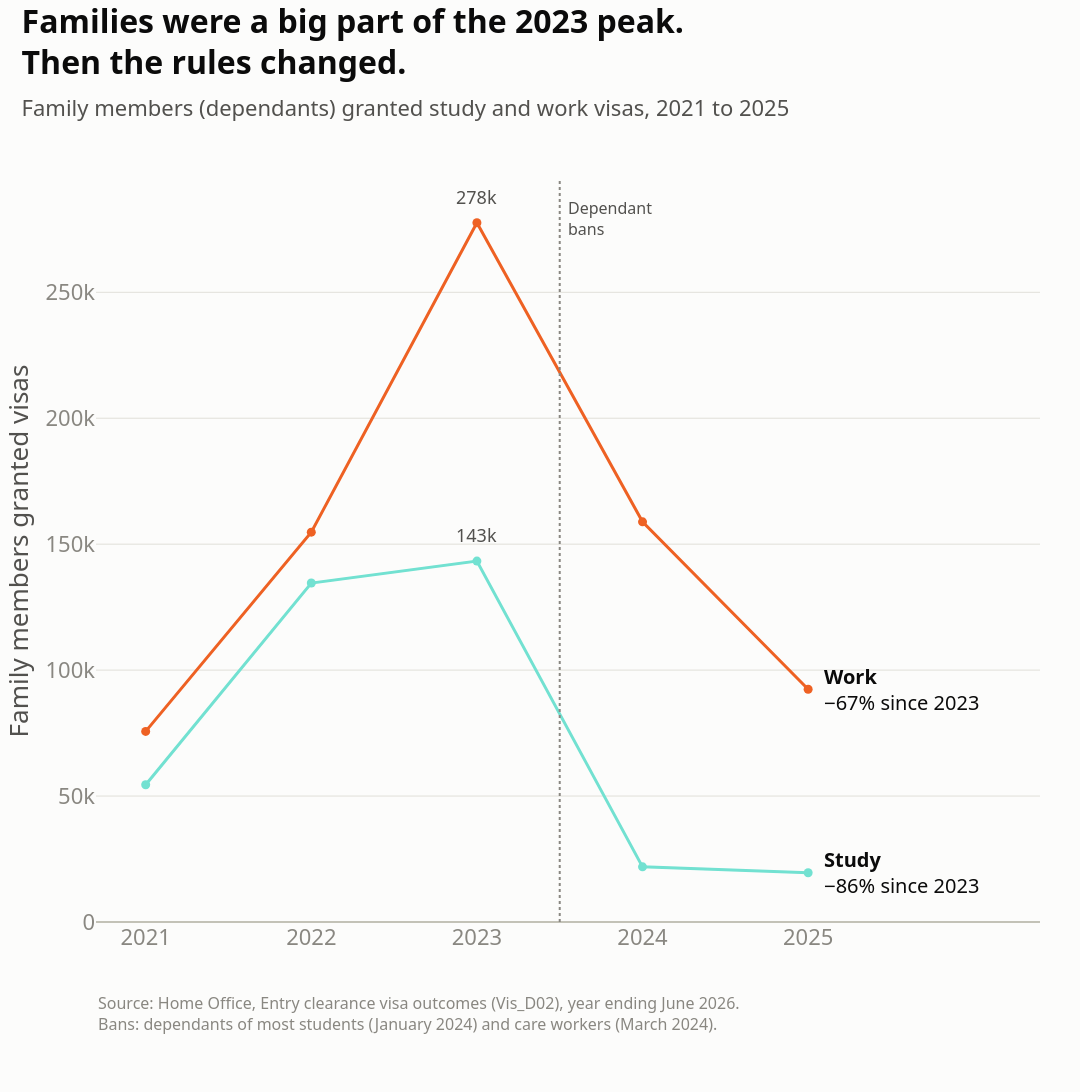

The cell this chart's notebook holds for it:
### Markdown cell above
## 2. Dependants

**Finding (the honest one):** families were a big part of the 2022 and 2023 peak, especially for work visas. After the 2024 bans, study dependants fell about 86% and work dependants about 67%.

Data: Home Office entry clearance visas (Vis_D02), granted visas only, visitors excluded.

### Code cell
vis = pd.read_parquet(vis_path)
vg = vis[(vis["Case outcome"] == "Issued") & (vis["Visa type group"] != "Visitor")]

deps = (vg[vg["Year"].between(2021, 2025) & vg["Visa type group"].isin(["Study", "Work"])
           & vg["Applicant type"].isin(["Main Applicant", "Dependant"])]
        .groupby(["Year", "Visa type group", "Applicant type"])["Decisions"].sum()
        .reset_index())

dep_only = deps[deps["Applicant type"] == "Dependant"].sort_values("Year")

fig = px.line(dep_only, x="Year", y="Decisions", color="Visa type group", markers=True,
              color_discrete_map={"Work": ORANGE, "Study": TURQ})
fig.update_layout(showlegend=False)

for group, d in dep_only.groupby("Visa type group"):
    peak = d.loc[d["Year"] == 2023, "Decisions"].iloc[0]
    last = d["Decisions"].iloc[-1]
    drop = (1 - last / peak) * 100
    # Name and drop at the end of each line
    fig.add_annotation(x=2025, y=last, text=f"<b>{group}</b><br>−{drop:.0f}% since 2023",
                       xanchor="left", xshift=14, showarrow=False, align="left",
                       font=dict(size=20, color=INK))
    # Peak value
    fig.add_annotation(x=2023, y=peak, text=f"{peak/1000:.0f}k", yanchor="bottom", yshift=12,
                       showarrow=False, font=dict(size=18, color=INK2))

fig.add_vline(x=2023.5, line_dash="dot", line_color=MUTED)
fig.add_annotation(x=2023.5, y=0.98, yref="paper", text="Dependant<br>bans", showarrow=False,
                   xanchor="left", yanchor="top", xshift=6, align="left", font=dict(size=16, color=INK2))

fig.update_xaxes(range=[2020.7, 2026.4], tickvals=[2021, 2022, 2023, 2024, 2025], title="")
fig.update_yaxes(rangemode="tozero", title="Family members granted visas")

finish(fig,
       title="Families were a big part of the 2023 peak.<br>Then the rules changed.",
       subtitle="Family members (dependants) granted study and work visas, 2021 to 2025",
       source="Source: Home Office, Entry clearance visa outcomes (Vis_D02), year ending June 2026.<br>"
              "Bans: dependants of most students (January 2024) and care workers (March 2024).",
       name="02_dependants").show()

### Figure 1 — Plotly figure (JSON) as saved in the notebook; plotly's stock layout.template omitted (floating-point values rounded to 4 significant figures)
{"data": [{"hovertemplate": "Visa type group=Study<br>Year=%{x}<br>Decisions=%{y}<extra></extra>", "legendgroup": "Study", "line": {"color": "#72E1D1", "dash": "solid", "width": 3}, "marker": {"size": 9, "symbol": "circle"}, "mode": "lines+markers", "name": "Study", "orientation": "v", "showlegend": true, "type": "scatter", "x": [2021, 2022, 2023, 2024, 2025], "xaxis": "x", "y": [54486, 134571, 143276, 21899, 19553], "yaxis": "y"}, {"hovertemplate": "Visa type group=Work<br>Year=%{x}<br>Decisions=%{y}<extra></extra>", "legendgroup": "Work", "line": {"color": "#EE6123", "dash": "solid", "width": 3}, "marker": {"size": 9, "symbol": "circle"}, "mode": "lines+markers", "name": "Work", "orientation": "v", "showlegend": true, "type": "scatter", "x": [2021, 2022, 2023, 2024, 2025], "xaxis": "x", "y": [75677, 154783, 277620, 158871, 92412], "yaxis": "y"}], "layout": {"annotations": [{"align": "left", "font": {"color": "#0b0b0b", "size": 20}, "showarrow": false, "text": "<b>Study</b><br>−86% since 2023", "x": 2025, "xanchor": "left", "xshift": 14, "y": 19553}, {"font": {"color": "#52514e", "size": 18}, "showarrow": false, "text": "143k", "x": 2023, "y": 143276, "yanchor": "bottom", "yshift": 12}, {"align": "left", "font": {"color": "#0b0b0b", "size": 20}, "showarrow": false, "text": "<b>Work</b><br>−67% since 2023", "x": 2025, "xanchor": "left", "xshift": 14, "y": 92412}, {"font": {"color": "#52514e", "size": 18}, "showarrow": false, "text": "278k", "x": 2023, "y": 277620, "yanchor": "bottom", "yshift": 12}, {"align": "left", "font": {"color": "#52514e", "size": 16}, "showarrow": false, "text": "Dependant<br>bans", "x": 2024.0, "xanchor": "left", "xshift": 6, "y": 0.98, "yanchor": "top", "yref": "paper"}, {"align": "left", "font": {"color": "#898781", "size": 16}, "showarrow": false, "text": "Source: Home Office, Entry clearance visa outcomes (Vis_D02), year ending June 2026.<br>Bans: dependants of most students (January 2024) and care workers (March 2024).", "x": 0, "xanchor": "left", "xref": "paper", "y": -0.155, "yanchor": "bottom", "yref": "paper"}], "font": {"size": 22}, "height": 1350, "legend": {"orientation": "h", "title": {"text": ""}, "tracegroupgap": 0, "x": 0, "y": 1, "yanchor": "bottom"}, "margin": {"b": 170, "l": 90, "r": 40, "t": 180}, "shapes": [{"line": {"color": "#898781", "dash": "dot"}, "type": "line", "x0": 2024.0, "x1": 2024.0, "xref": "x", "y0": 0, "y1": 1, "yref": "y domain"}], "showlegend": false, "title": {"font": {"size": 32}, "text": "<b>Families were a big part of the 2023 peak.<br>Then the rules changed.</b><br><span style='font-size:22px;color:#52514e'>Family members (dependants) granted study and work visas, 2021 to 2025</span>", "x": 0.02, "xanchor": "left", "y": 0.97, "yanchor": "top", "yref": "container"}, "width": 1080, "xaxis": {"anchor": "y", "domain": [0, 1], "range": [2021.0, 2026.0], "tickvals": [2021, 2022, 2023, 2024, 2025], "title": {"text": ""}, "type": "linear"}, "yaxis": {"anchor": "x", "autorange": true, "domain": [0, 1], "range": [0, 294000.0], "rangemode": "tozero", "title": {"text": "Family members granted visas"}, "type": "linear"}}}
